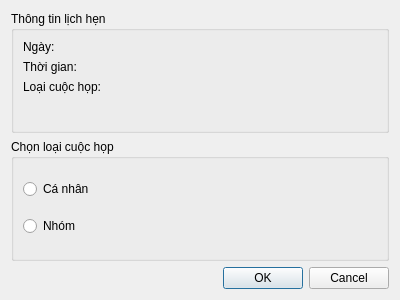
<?xml version="1.0" encoding="UTF-8"?>
<ui version="4.0">
 <class>MeetingBooking</class>
 <widget class="QDialog" name="MeetingBooking">
  <property name="geometry">
   <rect>
    <x>0</x>
    <y>0</y>
    <width>400</width>
    <height>300</height>
   </rect>
  </property>
  <property name="windowTitle">
   <string>Đặt lịch hẹn</string>
  </property>
  <layout class="QVBoxLayout" name="verticalLayout">
   <item>
    <widget class="QGroupBox" name="infoGroupBox">
     <property name="title">
      <string>Thông tin lịch hẹn</string>
     </property>
     <layout class="QFormLayout" name="formLayout">
       <item row="0" column="0">
         <widget class="QLabel" name="dateLabelTitle">
           <property name="text">
             <string>Ngày:</string>
           </property>
         </widget>
       </item>
       <item row="0" column="1">
         <widget class="QLabel" name="dateLabel">
           <property name="text">
             <string/>
           </property>
         </widget>
       </item>
       <item row="1" column="0">
         <widget class="QLabel" name="timeLabelTitle">
           <property name="text">
             <string>Thời gian:</string>
           </property>
         </widget>
       </item>
       <item row="1" column="1">
         <widget class="QLabel" name="timeLabel">
           <property name="text">
             <string/>
           </property>
         </widget>
       </item>
       <item row="2" column="0">
         <widget class="QLabel" name="typeLabelTitle">
           <property name="text">
             <string>Loại cuộc họp:</string>
           </property>
         </widget>
       </item>
       <item row="2" column="1">
         <widget class="QLabel" name="typeLabel">
           <property name="text">
             <string/>
           </property>
         </widget>
       </item>
     </layout>
    </widget>
   </item>
   <item>
    <widget class="QGroupBox" name="typeGroupBox">
     <property name="title">
      <string>Chọn loại cuộc họp</string>
     </property>
     <layout class="QVBoxLayout" name="verticalLayout_2">
       <item>
         <widget class="QRadioButton" name="personalRadio">
           <property name="text">
             <string>Cá nhân</string>
           </property>
         </widget>
       </item>
       <item>
         <widget class="QRadioButton" name="groupRadio">
           <property name="text">
             <string>Nhóm</string>
           </property>
         </widget>
       </item>
     </layout>
    </widget>
   </item>
   <item>
    <widget class="QDialogButtonBox" name="buttonBox">
     <property name="orientation">
      <enum>Qt::Horizontal</enum>
     </property>
     <property name="standardButtons">
      <set>QDialogButtonBox::Cancel|QDialogButtonBox::Ok</set>
     </property>
    </widget>
   </item>
  </layout>
 </widget>
 <resources/>
 <connections/>
</ui>
